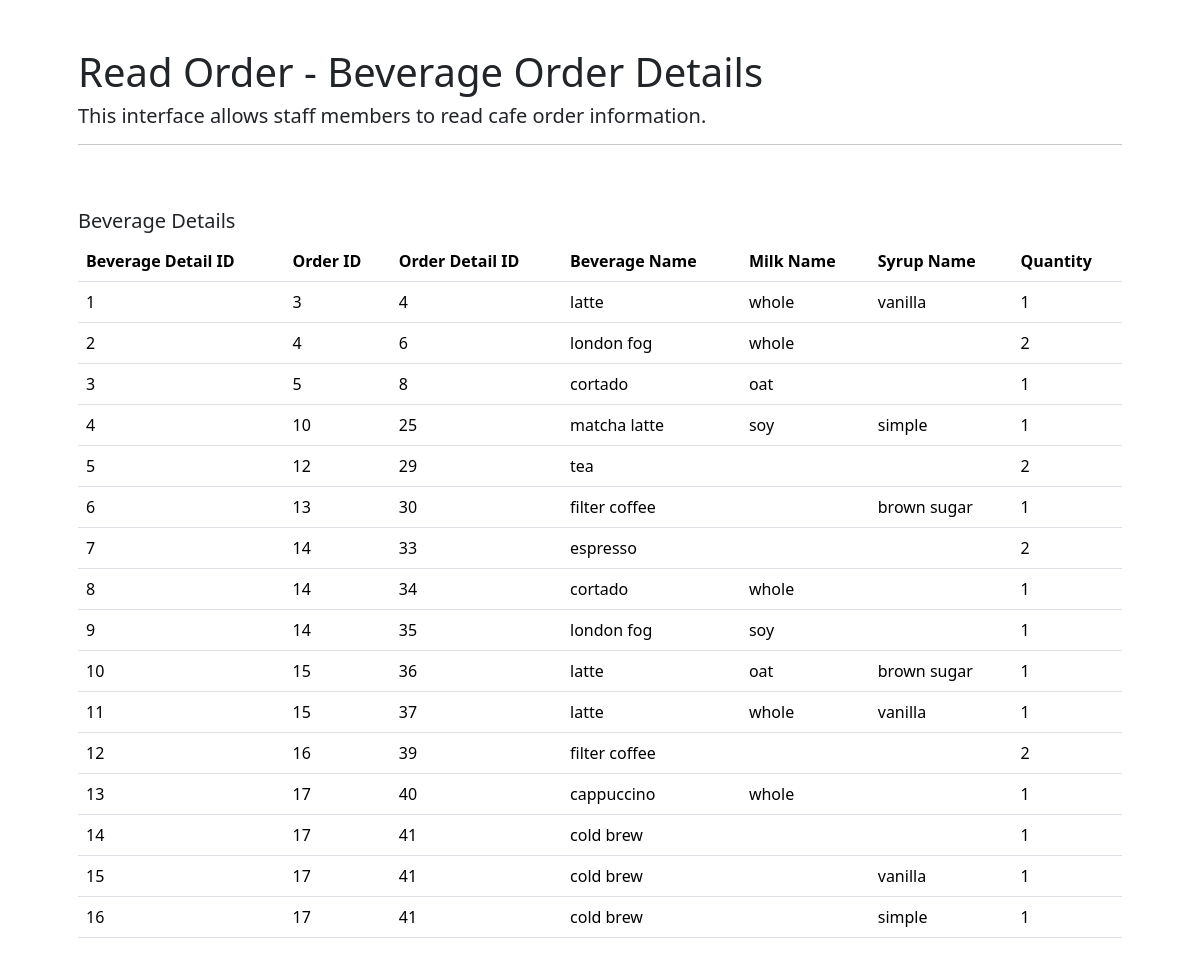
/final_project/additional/cafe_beverage_information.php, run on the app's committed database.
### tables this page shows
CREATE TABLE beverage_detail (
  beverage_detail_id INT NOT NULL,
  fk_order_detail_id INT NOT NULL,
  fk_beverage_id INT NOT NULL,
  fk_milk_id INT,
  fk_syrup_id INT,
  quantity INT NOT NULL,
  PRIMARY KEY (beverage_detail_id),
  FOREIGN KEY (fk_syrup_id)
      REFERENCES syrup(syrup_id),
  FOREIGN KEY (fk_milk_id)
      REFERENCES milk(milk_id),
  FOREIGN KEY (fk_beverage_id)
      REFERENCES beverage(beverage_id),
  FOREIGN KEY (fk_order_detail_id)
      REFERENCES order_detail(order_detail_id)
);

CREATE TABLE order_detail (
  order_detail_id INT NOT NULL,
  fk_order_id INT,
  fk_book_id INT,
  fk_pastry_id INT,
  fk_beverage_id INT,
  quantity_ordered INT NOT NULL,
  detail_total_price DOUBLE,
  PRIMARY KEY (order_detail_id),
  FOREIGN KEY (fk_beverage_id)
      REFERENCES beverage(beverage_id),
  FOREIGN KEY (fk_pastry_id)
      REFERENCES pastry(pastry_id),
  FOREIGN KEY (fk_book_id)
      REFERENCES book(book_id),
  FOREIGN KEY (fk_order_id)
      REFERENCES orders(order_id)
);

CREATE TABLE beverage (
  beverage_id INT NOT NULL,
  beverage_name VARCHAR(20) NOT NULL,
  beverage_desc TEXT,
  beverage_price DOUBLE,
  beverage_size INT NOT NULL,
  PRIMARY KEY (beverage_id)
);

CREATE TABLE milk (
  milk_id INT NOT NULL,
  milk_name VARCHAR(20) NOT NULL,
  PRIMARY KEY (milk_id)
);

CREATE TABLE syrup (
  syrup_id INT NOT NULL,
  syrup_name VARCHAR(20) NOT NULL,
  PRIMARY KEY (syrup_id)
);

### final_project/additional/cafe_beverage_information.php (the view, shortened to what this page needs)
<?php
require_once '../connect.php';
$q1 = "SELECT beverage_detail_id, fk_order_id, order_detail_id, beverage_name, milk_name, syrup_name, quantity
FROM beverage_detail
INNER JOIN order_detail ON order_detail.order_detail_id = beverage_detail.fk_order_detail_id
INNER JOIN beverage ON order_detail.fk_beverage_id = beverage.beverage_id
LEFT JOIN milk ON beverage_detail.fk_milk_id = milk.milk_id
LEFT JOIN syrup ON beverage_detail.fk_syrup_id = syrup.syrup_id
ORDER BY beverage_detail_id";
$stmt1 = $conn->prepare($q1);
$stmt1->execute($i);
?>
<!DOCTYPE HTML>
<html>
    <head>
         <link href="https://cdn.jsdelivr.net/npm/bootstrap@5.3.8/dist/css/bootstrap.min.css" rel="stylesheet">
    </head>
    <body>
    <div class="container p-5">
        <h1>Read Order - Beverage Order Details</h1>
        <h5>This interface allows staff members to read cafe order information.</h5>
        <hr/>
        <br><br>
        <h5>Beverage Details</h5>
        <table class="table">
                <thead>
                    <tr>
                    <th>Beverage Detail ID</th>
                    <th>Order ID</th>
                    <th>Order Detail ID</th>
                    <th>Beverage Name</th>
                    <th>Milk Name</th>
                    <th>Syrup Name</th>
                    <th>Quantity</th>
                    </tr>
                </thead>
                <tbody>
                <?php
                    while($beverage_detail = $stmt1->fetch(PDO::FETCH_ASSOC)) { ?>
                    <tr>
                        <td><?php echo $beverage_detail["beverage_detail_id"];?></td>
                        <td><?php echo $beverage_detail["fk_order_id"];?></td>
                        <td><?php echo $beverage_detail["order_detail_id"];?></td>
                        <td><?php echo $beverage_detail["beverage_name"];?></td>
                        <td><?php echo $beverage_detail["milk_name"];?></td>
                        <td><?php echo $beverage_detail["syrup_name"];?></td>
                        <td><?php echo $beverage_detail["quantity"];?></td>
                    </tr>
                <?php
                    } ?>
                </tbody>
                </table>
    </div>
    </body>
</html>

### data on the page
beverage_detail: beverage_detail_id "1", fk_order_detail.fk_order_id "3", fk_order_detail.order_detail_id "4", fk_beverage.beverage_name "latte", fk_milk.milk_name "whole", fk_syrup.syrup_name "vanilla", quantity "1"
beverage_detail: beverage_detail_id "2", fk_order_detail.fk_order_id "4", fk_order_detail.order_detail_id "6", fk_beverage.beverage_name "london fog", fk_milk.milk_name "whole", quantity "2"
beverage_detail: beverage_detail_id "3", fk_order_detail.fk_order_id "5", fk_order_detail.order_detail_id "8", fk_beverage.beverage_name "cortado", fk_milk.milk_name "oat", quantity "1"
beverage_detail: beverage_detail_id "4", fk_order_detail.fk_order_id "10", fk_order_detail.order_detail_id "25", fk_beverage.beverage_name "matcha latte", fk_milk.milk_name "soy", fk_syrup.syrup_name "simple", quantity "1"
beverage_detail: beverage_detail_id "5", fk_order_detail.fk_order_id "12", fk_order_detail.order_detail_id "29", fk_beverage.beverage_name "tea", quantity "2"
beverage_detail: beverage_detail_id "6", fk_order_detail.fk_order_id "13", fk_order_detail.order_detail_id "30", fk_beverage.beverage_name "filter coffee", fk_syrup.syrup_name "brown sugar", quantity "1"
beverage_detail: beverage_detail_id "7", fk_order_detail.fk_order_id "14", fk_order_detail.order_detail_id "33", fk_beverage.beverage_name "espresso", quantity "2"
beverage_detail: beverage_detail_id "8", fk_order_detail.fk_order_id "14", fk_order_detail.order_detail_id "34", fk_beverage.beverage_name "cortado", fk_milk.milk_name "whole", quantity "1"
beverage_detail: beverage_detail_id "9", fk_order_detail.fk_order_id "14", fk_order_detail.order_detail_id "35", fk_beverage.beverage_name "london fog", fk_milk.milk_name "soy", quantity "1"
beverage_detail: beverage_detail_id "10", fk_order_detail.fk_order_id "15", fk_order_detail.order_detail_id "36", fk_beverage.beverage_name "latte", fk_milk.milk_name "oat", fk_syrup.syrup_name "brown sugar", quantity "1"
beverage_detail: beverage_detail_id "11", fk_order_detail.fk_order_id "15", fk_order_detail.order_detail_id "37", fk_beverage.beverage_name "latte", fk_milk.milk_name "whole", fk_syrup.syrup_name "vanilla", quantity "1"
beverage_detail: beverage_detail_id "12", fk_order_detail.fk_order_id "16", fk_order_detail.order_detail_id "39", fk_beverage.beverage_name "filter coffee", quantity "2"
beverage_detail: beverage_detail_id "13", fk_order_detail.fk_order_id "17", fk_order_detail.order_detail_id "40", fk_beverage.beverage_name "cappuccino", fk_milk.milk_name "whole", quantity "1"
beverage_detail: beverage_detail_id "14", fk_order_detail.fk_order_id "17", fk_order_detail.order_detail_id "41", fk_beverage.beverage_name "cold brew", quantity "1"
beverage_detail: beverage_detail_id "15", fk_order_detail.fk_order_id "17", fk_order_detail.order_detail_id "41", fk_beverage.beverage_name "cold brew", fk_syrup.syrup_name "vanilla", quantity "1"
beverage_detail: beverage_detail_id "16", fk_order_detail.fk_order_id "17", fk_order_detail.order_detail_id "41", fk_beverage.beverage_name "cold brew", fk_syrup.syrup_name "simple", quantity "1"
